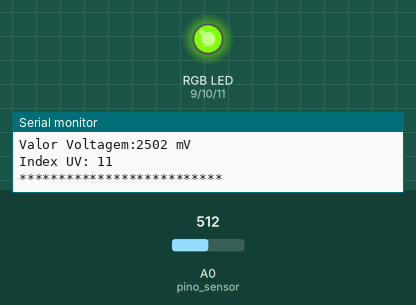
Simulated run of this sketch. Board: Arduino Uno, built with avr-gcc and run on an emulated ATmega328P. Shown: an RGB LED mixed from three pins (HIGH = lit), the last lines printed to the serial monitor. The inputs (shaded band) are chosen by the test bench; at power-on: A0 (pino_sensor) = 512. Dim RGB values are drawn brighter than linear.

Above: at 8.7 s.
8.8 s: A0 (pino_sensor) set to 253
10.8 s: A0 (pino_sensor) set to 221
At 12.4 s:
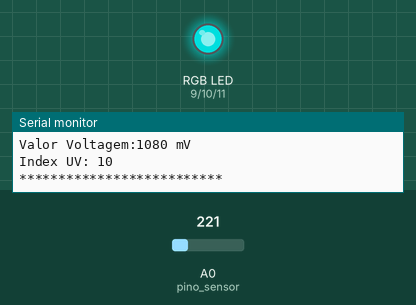
13.5 s: A0 (pino_sensor) set to 306
At 14.3 s:
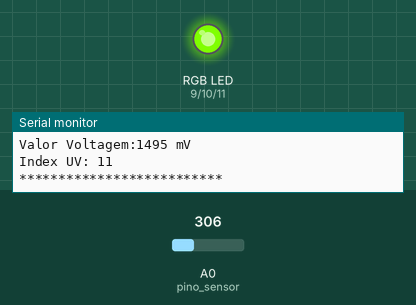
15.5 s: A0 (pino_sensor) set to 122
At 17.8 s:
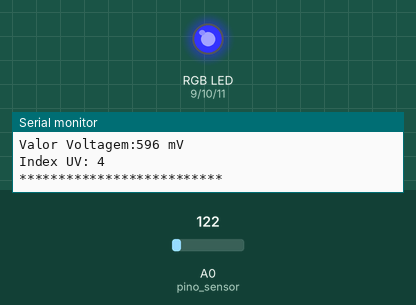
18.1 s: A0 (pino_sensor) set to 108
20.1 s: A0 (pino_sensor) set to 98
At 22.3 s:
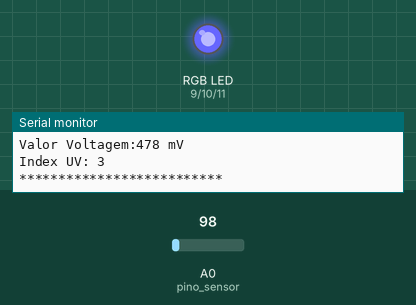
Timing chart, 0 to 23.7 s (numbered marks = the images above; inputs shaded):
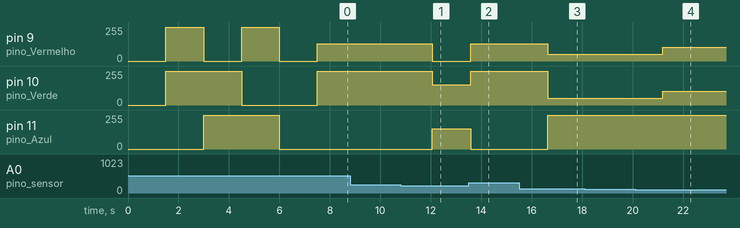

Measured:
- the behaviour switches between 240 and 239 on A0 (pino_sensor) (found by bisection; images 0 and 1)
- the behaviour switches between 104 and 103 on A0 (pino_sensor) (found by bisection; images 3 and 4)
- after the input at 10.8 s, pin 9 (pino_Vermelho): 128/255 → 0/255 after 1.3 s; pin 10 (pino_Verde): 255/255 → 153/255 after 1.3 s; pin 11 (pino_Azul): 0/255 → 153/255 after 1.3 s
- after the input at 13.5 s, pin 9 (pino_Vermelho): 0/255 → 128/255 after 0.09 s; pin 10 (pino_Verde): 153/255 → 255/255 after 0.09 s; pin 11 (pino_Azul): 153/255 → 0/255 after 0.09 s
- after the input at 15.5 s, pin 9 (pino_Vermelho): 128/255 → 51/255 after 1.1 s; pin 10 (pino_Verde): 255/255 → 51/255 after 1.1 s; pin 11 (pino_Azul): 0/255 → 255/255 after 1.1 s
- after the input at 20.1 s, pin 9 (pino_Vermelho), pin 10 (pino_Verde): 51/255 → 102/255 after 1.1 s

The sketch:

UV.ino
```cpp
//definir pin UV
int pino_sensor = A0;
String UV = "0";
//definir pin rgb
int pino_Azul = 11;
int pino_Verde = 10;
int pino_Vermelho = 9;
#define COMMON_ANODE
void setup(void)
{
  Serial.begin(9600);
  pinMode(pino_sensor, INPUT);
  pinMode(pino_Azul, OUTPUT);
  pinMode(pino_Verde, OUTPUT);
  pinMode(pino_Vermelho, OUTPUT);
  teatarCores();
}

void loop() {
  int stringLength = 0;
  UV = readSensor();
  //Serial.print(UV);
  Serial.print("Index UV: ");
  Serial.println(UV);
  Serial.println("**************************");
  delay(1500);
}

String readSensor()
{
  String UVIndex = "0";
  int sensorValue = 0;

  sensorValue = analogRead(0);                        //connect UV sensor to Analog 0
  int voltage = (sensorValue * (5.0 / 1023.0))*1000;  //Voltage in miliVolts

  Serial.print("Valor Leitura:");
  Serial.println(sensorValue);

  Serial.print("Valor Voltagem:");
  Serial.print(voltage);
  Serial.println(" mV");

  if(voltage<50)
  {
    UVIndex = "0";
    colorLed(0,153,0);
  }else if (voltage>50 && voltage<=227)
  {
    UVIndex = "0";
    colorLed(0,204,0);
  }else if (voltage>227 && voltage<=318)
  {
    UVIndex = "1";
    colorLed(51,255,51);
  }
  else if (voltage>318 && voltage<=408)
  {
    UVIndex = "2";
    colorLed(178,255,102);
  }else if (voltage>408 && voltage<=503)
  {
    UVIndex = "3";
    colorLed(153,153,0);
  }
  else if (voltage>503 && voltage<=606)
  {
    UVIndex = "4";
    colorLed(204,204,0);
  }else if (voltage>606 && voltage<=696)
  {
    UVIndex = "5";
    colorLed(255,255,0);
  }else if (voltage>696 && voltage<=795)
  {
    UVIndex = "6";
    colorLed(204,102,0);
  }else if (voltage>795 && voltage<=881)
  {
    UVIndex = "7";
    colorLed(255,153,51);
  }
  else if (voltage>881 && voltage<=976)
  {
    UVIndex = "8";
    colorLed(153,0,0);
  }
  else if (voltage>976 && voltage<=1079)
  {
    UVIndex = "9";
    colorLed(255,0,0);
      }
  else if (voltage>1079 && voltage<=1170)
  {
    UVIndex = "10";
    colorLed(255,102,102);
  }else if (voltage>1170)
  {
    UVIndex = "11";
    colorLed(127,0,255);
  }
  return UVIndex;
}

void colorLed(int r, int g, int b){

  #ifdef COMMON_ANODE
    r=255-r;
    g=255-g;
    b=255-b;
  #endif

    analogWrite(pino_Vermelho, r);
    analogWrite(pino_Verde, g);
    analogWrite(pino_Azul, b);
  }

 void teatarCores(){
    //Testar color
    delay(1500);
    colorLed(0,0,255); //testar Azul
    delay(1500);
    colorLed(255,0,0); //testar vermelho
    delay(1500);
    colorLed(0,255,0); //testar vermelho
    delay(1500);
    colorLed(255,255,255); //testar Branco
    delay(1500);
  }
```
